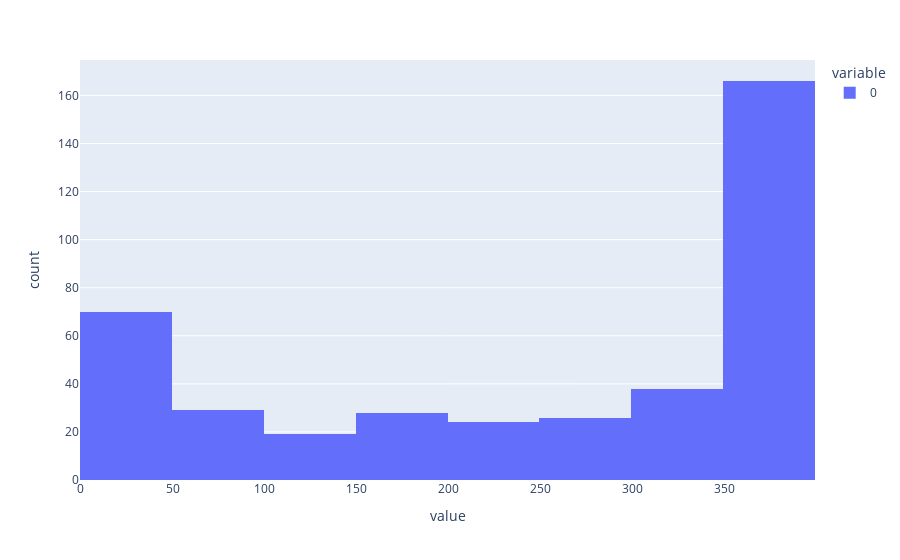

Here is the notebook cell this chart was saved with:
### Code cell
px.histogram(samples["additional_days_employed_in_current_job"])

### Figure 1 — Plotly figure (JSON) as saved in the notebook; plotly's stock layout.template omitted (floating-point values rounded to 4 significant figures; data arrays with more than 128 entries replaced by an {"elided": "..."} marker saying what was removed)
{"data": [{"alignmentgroup": "True", "bingroup": "x", "hovertemplate": "variable=0<br>value=%{x}<br>count=%{y}<extra></extra>", "legendgroup": "0", "marker": {"color": "#636efa", "pattern": {"shape": ""}}, "name": "0", "offsetgroup": "0", "orientation": "v", "showlegend": true, "type": "histogram", "x": {"elided": "400 int values"}, "xaxis": "x", "yaxis": "y"}], "layout": {"barmode": "relative", "legend": {"title": {"text": "variable"}, "tracegroupgap": 0}, "margin": {"t": 60}, "xaxis": {"anchor": "y", "domain": [0, 1], "title": {"text": "value"}}, "yaxis": {"anchor": "x", "domain": [0, 1], "title": {"text": "count"}}}}
